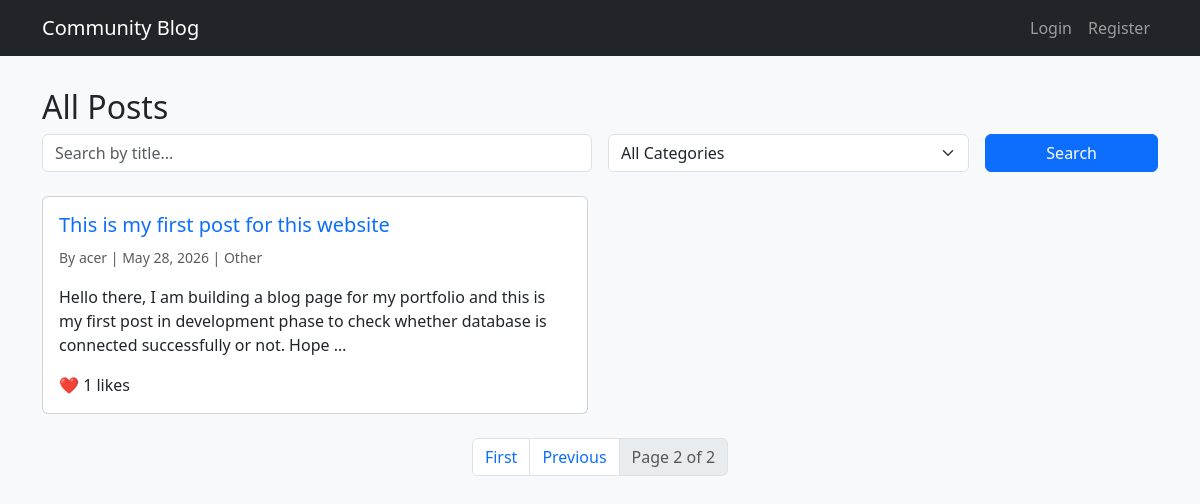
The page /blog/?page=2&q=&category= on the database its author committed.
### blog/models.py (models this page shows, shortened)
class Post(models.Model):
    CATEGORY_CHOICES = [
        ('tech','Technology'),
        ('lifestyle','Lifestyle'),
        ('travel','Travel'),
        ('food','Food'),
        ('other','Other'),
    ]
    title = models.CharField(max_length = 200)
    slug = models.SlugField(max_length = 200, unique = True, blank = True)
    body = models.TextField()
    author = models.ForeignKey(User, on_delete = models.CASCADE, related_name='posts')
    category = models.CharField(max_length=20, choices = CATEGORY_CHOICES, default='other')
    created_at = models.DateTimeField(auto_now_add=True)
    updated_at = models.DateTimeField(auto_now = True)
    class Meta:
        ordering = ['-created_at']

### blog/views.py (the view)
# urls.py: path('', views.post_list, name='post-list'),
def post_list(request):
    query = request.GET.get('q', '')
    category = request.GET.get('category', '')
    posts = Post.objects.all()
    if query:
        posts = posts.filter(title__icontains=query)
    if category:
        posts = posts.filter(category=category)
    posts = posts.order_by('-created_at')
    paginator = Paginator(posts, 6)
    page_number = request.GET.get('page')
    page_obj = paginator.get_page(page_number)
    context = {
        'page_obj': page_obj,
        'query': query,
        'category': category,
        'category_choices': Post.CATEGORY_CHOICES,
    }
    return render(request, 'blog/post_list.html', context)

### blog/templates/blog/post_list.html (shortened to what this page needs)
{% extends 'base.html' %}
{% block content %}
<h2>All Posts</h2>
<form method="get" class="row g-3 mb-4">
    <div class="col-md-6">
        <input type="text" name="q" class="form-control" placeholder="Search by title..." value="{{ query }}">
    </div>
    <div class="col-md-4">
        <select name="category" class="form-select">
            <option value="">All Categories</option>
        </select>
    </div>
    <div class="col-md-2 d-grid gap-2">
        <button type="submit" class="btn btn-primary">Search</button>
    </div>
</form>
{% if page_obj.object_list %}
    <div class="row">
        {% for post in page_obj %}
            <div class="col-md-6 mb-4">
                <div class="card h-100">
                    <div class="card-body">
                        <h5 class="card-title">
                            <a href="{% url 'post-detail' post.slug %}" class="text-decoration-none">{{ post.title }}</a>
                        </h5>
                        <p class="card-text">
                            <small class="text-muted">
                                By {{ post.author.username }} | {{ post.created_at|date:"F d, Y" }} | {{ post.get_category_display }}
                            </small>
                        </p>
                        <p class="card-text">{{ post.body|truncatewords:30 }}</p>
                        <span>❤️ {{ post.likes.count }} likes</span>
                    </div>
                </div>
            </div>
        {% endfor %}
    </div>
    {% if page_obj.paginator.num_pages > 1 %}
        <nav aria-label="Page navigation">
            <ul class="pagination justify-content-center">
                {% if page_obj.has_previous %}
                    <li class="page-item"><a class="page-link" href="?page=1&q={{ query }}&category={{ category }}">First</a></li>
                    <li class="page-item"><a class="page-link" href="?page={{ page_obj.previous_page_number }}&q={{ query }}&category={{ category }}">Previous</a></li>
                {% endif %}
                <li class="page-item disabled"><span class="page-link">Page {{ page_obj.number }} of {{ page_obj.paginator.num_pages }}</span></li>
            </ul>
        </nav>
    {% endif %}
{% else %}
    <div class="alert alert-info">No posts found.</div>
{% endif %}
{% endblock %}

### static/css/style.css (style rules this page uses)
body { background-color: #f8f9fa; }

### rows shown on the page
Post: title "This is my first post for this website", author.username "acer", created_at "May 28, 2026", category "Other", body "Hello there, I am building a blog page for my portfolio and this is my first post in development phase to check whether database is connected successfully or not. Hope …", likes.count "1"

### other values the page prints
{{ page_obj.number }} "2"
{{ page_obj.paginator.num_pages }} "2"
